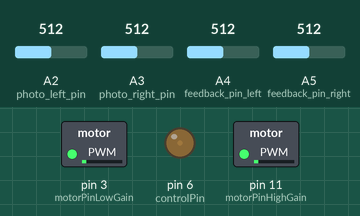
This sketch was run on a simulated Arduino Uno, built with avr-gcc and run on an emulated ATmega328P. On the bench: switched loads named in the sketch (green lamp = pin HIGH), output pins drawn as LEDs (lit = HIGH). The inputs (shaded band) are chosen by the test bench; at power-on: A2 (photo_left_pin) = 512, A3 (photo_right_pin) = 512, A4 (feedback_pin_left) = 512, A5 (feedback_pin_right) = 512.

Above: at 1.2 s.
1.3 s: A2 (photo_left_pin) set to 662
4.3 s: A2 (photo_left_pin) set to 672
At 6.1 s:
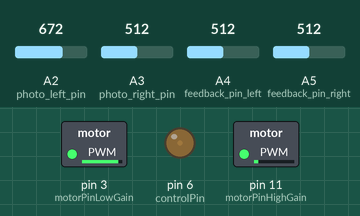
7.3 s: A3 (photo_right_pin) set to 710
At 8.1 s:
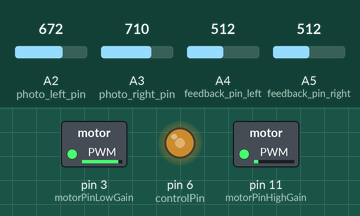
8.8 s: A4 (feedback_pin_left) set to 371
11.8 s: A4 (feedback_pin_left) set to 348
At 13.2 s:
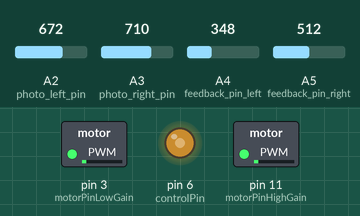
14.2 s: A3 (photo_right_pin) set to 992
At 14.6 s:
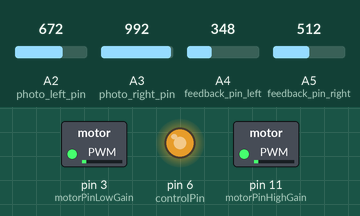
Timing chart, 0 to 50.6 s (numbered marks = the images above; inputs shaded):
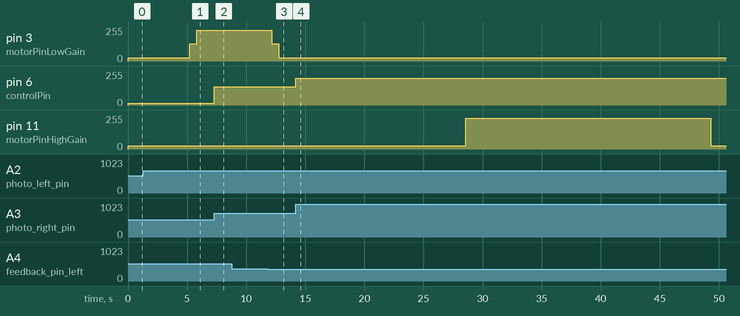

Measured:
- the behaviour switches between 671 and 672 on A2 (photo_left_pin) (found by bisection; images 0 and 1)
- the behaviour switches between 357 and 356 on A4 (feedback_pin_left) (found by bisection; images 2 and 3)
- after the input at 1.3 s, every drawn part: stays the same
- after the input at 7.3 s, pin 6 (controlPin): 14/255 → 136/255 at once
- after the input at 14.2 s, pin 6 (controlPin): 136/255 → 201/255 at once; pin 11 (motorPinHighGain): 26/255 → 230/255 after 14.4 s, → 26/255 20.7 s later

The sketch:

game_unity_motor_control.ino
```cpp
/*
  Roman Oechslin
  Robot controller with haptic feedback
  2018/07/13  Tokyo
  This is the file to test the selfmade haptic feedback PlayStation controller on the Unity Simulation
  Version 1.0
*/
#define FASTADC 1

// defines for setting and clearing register bits
#ifndef cbi
#define cbi(sfr, bit) (_SFR_BYTE(sfr) &= ~_BV(bit))
#endif
#ifndef sbi
#define sbi(sfr, bit) (_SFR_BYTE(sfr) |= _BV(bit))
#endif


#define joystick_left_pin A0
#define photo_left_pin A2
#define joystick_right_pin A1
#define photo_right_pin A3
#define feedback_pin_left A4
#define feedback_pin_right A5
int motorPinLowGain = 3;    // Motor connected to digital pin 3 (PWM)
int motorPinHighGain = 11;    // Motor connected to digital pin 11 (PWM)
int controlPin = 6; // Used for testing the speed of Arduino

int feedback_left = 0;
int feedback_right = 0;
int photo_value_left_raw = 0;
int photo_value_right_raw = 0;

float dist_ref_left = 0;
float dist_ref_right = 0;
int OUTPUT_PER_VOLT = 255 / 5; // the arduino can output 5V max
int MOTOR_MAX_VOLTAGE = 20; // change this according to motor
int LEFT_HAND_AMPLIFIER_GAIN = 10;
int RIGHT_HAND_AMPLIFIER_GAIN = 10;
const int OUTPUT_RANGE_L = 2 * MOTOR_MAX_VOLTAGE * OUTPUT_PER_VOLT / LEFT_HAND_AMPLIFIER_GAIN;
const int OUTPUT_RANGE_R = 2 * MOTOR_MAX_VOLTAGE * OUTPUT_PER_VOLT / RIGHT_HAND_AMPLIFIER_GAIN;

float error_left = 0;
float sum_error_left = 0;
float error_right = 0;
float sum_error_right = 0;
float dT = 0.001;
float filter_coeff = 0.01;
float error_left_last = 0;
float error_right_last = 0;
float numerator_l_last_f = 0;
float numerator_r_last_f = 0;

const int PHOTO_MIN_LEFT = 600;
const int PHOTO_MAX_LEFT = 840;
const int PHOTO_MIN_RIGHT = 700;
const int PHOTO_MAX_RIGHT = 880;
const int MAX_DISPLACEMENT_UM = 1800; // [um], has been measured
const int UNITY_MIN = 1024 / 5 * 0.400; // min applied voltage
const int UNITY_MAX = 1024 / 5 * 2.8; // max applied voltage

unsigned long TIME_BEGIN = 0;
unsigned long TIME_NOW = 0;
unsigned long TIME_CYCLE = 1000; // this is the time_step in [us] that determines the running frequency

void setup() {
  Serial.begin(250000);
  pinMode(motorPinLowGain, OUTPUT);
  pinMode(motorPinHighGain, OUTPUT);

  pinMode(feedback_pin_left, INPUT);
  pinMode(feedback_pin_right, INPUT);
  pinMode(joystick_left_pin, INPUT);
  pinMode(photo_left_pin, INPUT);
  pinMode(joystick_right_pin, INPUT);
  pinMode(photo_right_pin, INPUT);
  pinMode(controlPin, OUTPUT);

  TCCR2B = TCCR2B & B11111000 | B00000001; // for PWM frequency of 31372.55 Hz

  #if FASTADC
    // set prescale to 16
    sbi(ADCSRA, ADPS2) ;
    cbi(ADCSRA, ADPS1) ;
    cbi(ADCSRA, ADPS0) ;
  #endif
}

void loop() {
  TIME_BEGIN = micros();

  feedback_left = analogRead(feedback_pin_left);
  feedback_right = analogRead(feedback_pin_right);
  photo_value_left_raw = analogRead(photo_left_pin);
  photo_value_right_raw = analogRead(photo_right_pin);

  int pwmValueLeftSym = 128;
  int pwmValueRightSym = 128;

  float k_p = 0.243;
  float k_i = 0.63;
  float k_d = 0.00126;
//  float k_p = 0.243;
//  float k_i = 0.0;
//  float k_d = 0.0;

  // ignore Serial and read sine wave signal as reference
  dist_ref_left = feedback2dist(feedback_left);
  dist_ref_right = feedback2dist(feedback_right);
  error_left = dist_ref_left - sensor2dist(photo_value_left_raw, PHOTO_MIN_LEFT, PHOTO_MAX_LEFT);
  error_right = dist_ref_right - sensor2dist(photo_value_right_raw, PHOTO_MIN_RIGHT, PHOTO_MAX_RIGHT);

  sum_error_left = error_left + sum_error_left;
  sum_error_right = error_right + sum_error_right;
  float numerator_l = error_left - error_left_last;
  float numerator_r = error_right - error_right_last;
  float numerator_l_f = numerator_l*filter_coeff + numerator_l_last_f * (1-filter_coeff);
  float numerator_r_f = numerator_r*filter_coeff + numerator_r_last_f * (1-filter_coeff);

  numerator_l_last_f = numerator_l_f;
  numerator_r_last_f = numerator_r_f;
  error_left_last = error_left;
  error_right_last = error_right;

  int des_mot_volt_left = k_p * error_left + k_i * sum_error_left*dT + k_d * numerator_l_f/dT;
  int des_mot_volt_right =  k_p * error_right + k_i * sum_error_right*dT + k_d * numerator_r_f/dT;

  // symmetric feedback left and right, (allowing for negative motor values)
  pwmValueLeftSym = pid2pwm_sym(des_mot_volt_left, OUTPUT_RANGE_L);
  pwmValueRightSym = pid2pwm_sym(des_mot_volt_right, OUTPUT_RANGE_R);

  analogWrite(motorPinLowGain, pwmValueLeftSym); //pwmValueLeftSym
  analogWrite(motorPinHighGain, pwmValueRightSym); //pwmValueRightSym

  while ((micros() - TIME_BEGIN) < TIME_CYCLE) {  } // do nothing until we reach the time step of TIME_CYCLE
  analogWrite(controlPin, 3.2/5*255 - (((float) photo_value_right_raw - (float)PHOTO_MIN_RIGHT)/(float) (PHOTO_MAX_RIGHT - PHOTO_MIN_RIGHT)* (UNITY_MAX - UNITY_MIN)+UNITY_MIN) /4);
}

int feedback2dist(int fb){
  int scaled_fb = (fb - UNITY_MIN) * 32 / (UNITY_MAX - UNITY_MIN) * 32;
  return ((( scaled_fb / 4) * (MAX_DISPLACEMENT_UM / 15) / 16) * 15) / 16;
  // sine / 1024 * MAX_DISPLACEMENT_UM had to be rewritten due to overflow
}

int sensor2dist(int sensor_value, int min_val, int max_val) {
  // maps the measured value to the distance (assumed linearity) in micrometers
  return MAX_DISPLACEMENT_UM - (sensor_value - min_val) * (MAX_DISPLACEMENT_UM /15) / (max_val - min_val) * 15;
}


int limit_value(int value, int lower, int upper) {
  if (value < lower) {
    value = lower;
  } else if (value > upper) {
    value = upper;
  }
  return value;
}

int pid2pwm_sym(int des_voltage, int range) {
  // converts motor voltage to pwm output where 128-range/2 is full power in one direction and 128+range/2 is
  // full power in the other
  return limit_value(des_voltage, -range/2, range/2) + 128;
}
```
